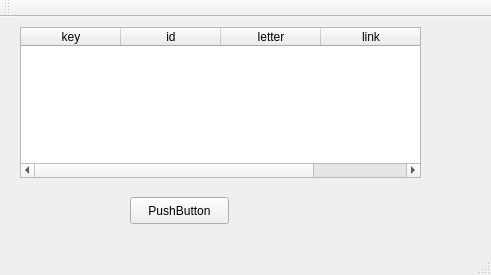
<?xml version="1.0" encoding="UTF-8"?>
<ui version="4.0">
 <class>MainWindow</class>
 <widget class="QMainWindow" name="MainWindow">
  <property name="geometry">
   <rect>
    <x>0</x>
    <y>0</y>
    <width>491</width>
    <height>275</height>
   </rect>
  </property>
  <property name="windowTitle">
   <string>MainWindow</string>
  </property>
  <widget class="QWidget" name="centralWidget">
   <widget class="QTableWidget" name="tableWidget">
    <property name="geometry">
     <rect>
      <x>20</x>
      <y>10</y>
      <width>401</width>
      <height>151</height>
     </rect>
    </property>
    <column>
     <property name="text">
      <string>key</string>
     </property>
    </column>
    <column>
     <property name="text">
      <string>id</string>
     </property>
    </column>
    <column>
     <property name="text">
      <string>letter</string>
     </property>
    </column>
    <column>
     <property name="text">
      <string>link</string>
     </property>
    </column>
   </widget>
   <widget class="QPushButton" name="pushButton">
    <property name="geometry">
     <rect>
      <x>130</x>
      <y>180</y>
      <width>99</width>
      <height>27</height>
     </rect>
    </property>
    <property name="text">
     <string>PushButton</string>
    </property>
   </widget>
  </widget>
  <widget class="QMenuBar" name="menuBar">
   <property name="geometry">
    <rect>
     <x>0</x>
     <y>0</y>
     <width>491</width>
     <height>25</height>
    </rect>
   </property>
  </widget>
  <widget class="QToolBar" name="mainToolBar">
   <attribute name="toolBarArea">
    <enum>TopToolBarArea</enum>
   </attribute>
   <attribute name="toolBarBreak">
    <bool>false</bool>
   </attribute>
  </widget>
  <widget class="QStatusBar" name="statusBar"/>
 </widget>
 <layoutdefault spacing="6" margin="11"/>
 <resources/>
 <connections/>
</ui>
